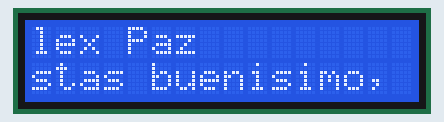
Bench run of a sketch on a simulated Arduino Uno, built with avr-gcc and run on an emulated ATmega328P. Parts: 16×2 character LCD.

Above: at 0.7 s.
At 5.2 s:
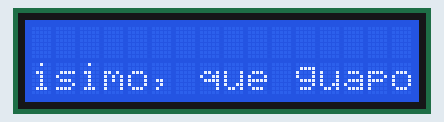
At 10.2 s:
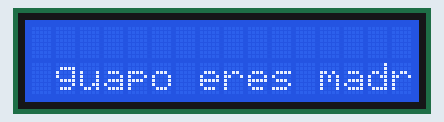
At 19.7 s:
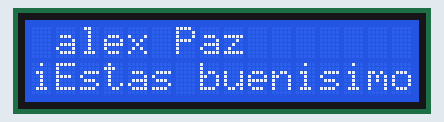
At 29.2 s:
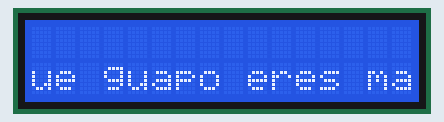
At 39.2 s:
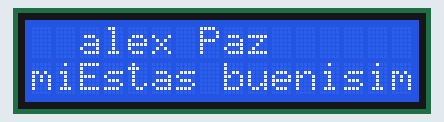

Measured:
- what the display in image 0 shows lasts 0.5 s, from 0.6 s to 1.1 s

The sketch:

Practica14_desplazamiento_letras_LCD.ino
```cpp
#include <Wire.h>
#include <LCD.h>
#include <LiquidCrystal_I2C.h>


#define I2C_ADDR 0x27  //ese 0x significa que es hexadecimal, no decimal

LiquidCrystal_I2C lcd(I2C_ADDR,2,1,0,4,5,6,7);

void setup() {
  lcd.begin(16,2);  //inicializamos el display, 16 caracteres en 2 lineas

  lcd.setBacklightPin(3,POSITIVE);  //encender luz
  lcd.setBacklight(HIGH);
  lcd.clear();

  lcd.setCursor(0,0);
  lcd.print("Alex Paz");  //texto que va a escribirse en la pantalla
  lcd.setCursor(0,1);  //donde queremos que empiece a escribir, "(linea 1, posicion 0)"
  lcd.print("Estas buenisimo, que guapo eres madre mia");
  delay(500);  //medio segundo
}

void loop() {
  //ciclo principal de recorrido del mensaje de un ladoa otro
  int i;  //variable para conteo del ciclo

  //por si quiero hacer un desplazamiento en pantalla hacia la derecha
  /* for(int i=0;i++){
     lcd.scrollDisplayRight();
     delay(500);
     }
     */

     //desplazamiento en pantalla hacia la izquierda
     for(int i=0;i<5;i++){
     lcd.scrollDisplayLeft();
     delay(500);
     }

}
```
